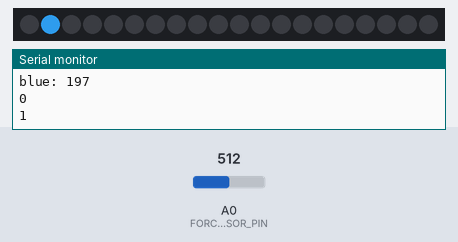
Bench run of a sketch on a simulated Arduino Uno, built with avr-gcc and run on an emulated ATmega328P. Shown: 20 RGB LEDs in strip order, left to right, the last lines printed to the serial monitor. The inputs (shaded band) are chosen by the test bench; at power-on: A0 (FORCE_SENSOR_PIN) = 512. Dim RGB values are drawn brighter than linear; random numbers use the default seed unless the sketch sets one.

Above: at 9.6 s.
9.7 s: A0 (FORCE_SENSOR_PIN) set to 366
At 18.65 s:
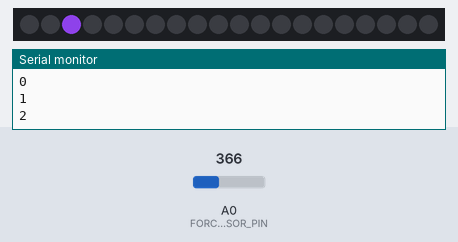
23.7 s: A0 (FORCE_SENSOR_PIN) set to 337
At 25.47 s:
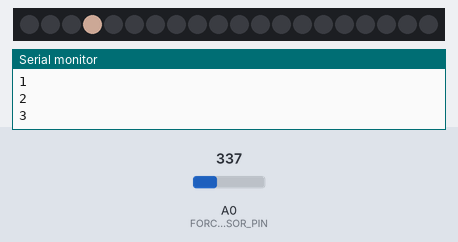
32.5 s: A0 (FORCE_SENSOR_PIN) set to 122
At 55.57 s:
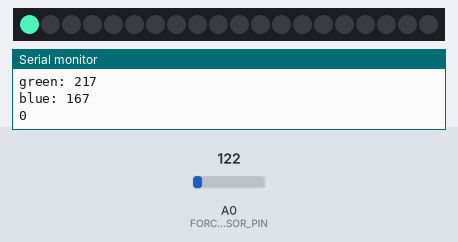

Measured:
- the behaviour switches between 350 and 349 on A0 (FORCE_SENSOR_PIN) (found by bisection; images 1 and 2)
- what the display in image 0 shows lasts 0.4 s, from 9.2 s to 9.6 s

The sketch:

indicador_de_for_a_com_barra_de_leds.ino
```cpp
#define FORCE_SENSOR_PIN A0 // the FSR and 10K pulldown are connected to A0
#include <Adafruit_NeoPixel.h>
#define PIN 2
#define NUMPIXELS 20

Adafruit_NeoPixel pixels = Adafruit_NeoPixel(NUMPIXELS, PIN, NEO_GRB + NEO_KHZ800);

int delayval = 200;

int redColor = 0;
int greenColor = 0;
int blueColor = 0;

void setup() {
  Serial.begin(9600);
  pixels.begin();
// Serial.begin(9600);
}

void loop(){

  double analogReading = analogRead(FORCE_SENSOR_PIN);

  Serial.print("Force sensor reading = ");
  Serial.println(analogReading); // print the raw analog reading
  setColor();

  double forca = analogReading/23.3;

  for(int i=0;i<forca;i++){
   Serial.println(i);
   pixels.setPixelColor(i, pixels.Color(redColor, greenColor, blueColor));
   pixels.show();

   delay(delayval);

  pixels.setPixelColor(i, 0,0,0);
  delay(delayval);
// Serial.println(i);
  }
}

  void setColor(){
    redColor = random(0, 255);
    greenColor = random(0, 225);
    blueColor = random(0 ,255);
    Serial.print("red: ");
    Serial.println(redColor);
    Serial.print("green: ");
    Serial.println(greenColor);
    Serial.print("blue: ");
    Serial.println(blueColor);

}
 
```
